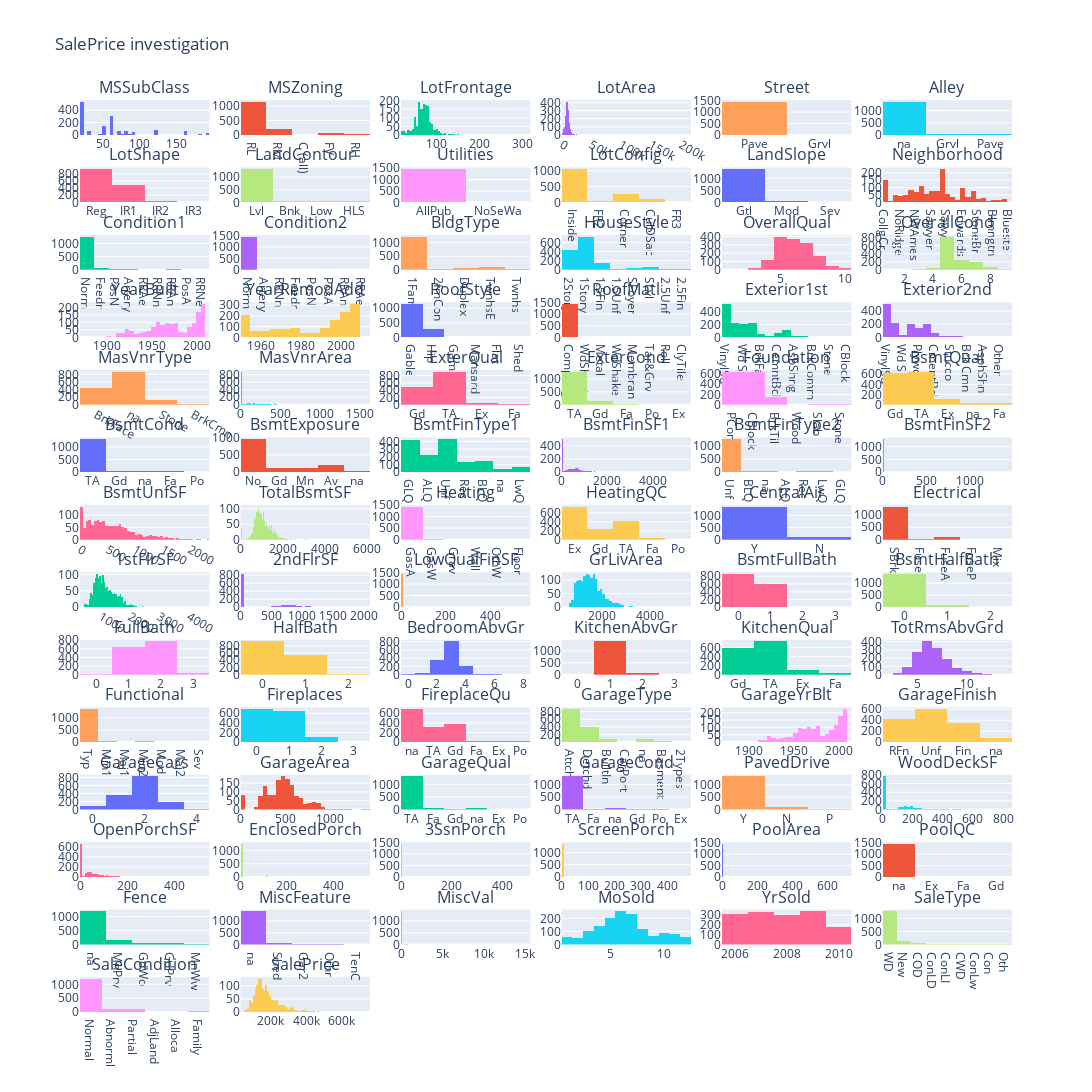

This figure's notebook cell:
### Markdown cell above
## 2. Data Exploration

### Code cell
pp.hist_matrix(dfm)

### Figure 1 — Plotly figure (JSON) as saved in the notebook; plotly's stock layout.template omitted (floating-point values rounded to 4 significant figures; data arrays with more than 128 entries replaced by an {"elided": "..."} marker saying what was removed)
{"data": [{"type": "histogram", "x": {"elided": "1460 int values"}, "xaxis": "x", "yaxis": "y"}, {"type": "histogram", "x": {"elided": "1460 str values"}, "xaxis": "x2", "yaxis": "y2"}, {"type": "histogram", "x": {"elided": "1460 float values"}, "xaxis": "x3", "yaxis": "y3"}, {"type": "histogram", "x": {"elided": "1460 int values"}, "xaxis": "x4", "yaxis": "y4"}, {"type": "histogram", "x": {"elided": "1460 str values"}, "xaxis": "x5", "yaxis": "y5"}, {"type": "histogram", "x": {"elided": "1460 str values"}, "xaxis": "x6", "yaxis": "y6"}, {"type": "histogram", "x": {"elided": "1460 str values"}, "xaxis": "x7", "yaxis": "y7"}, {"type": "histogram", "x": {"elided": "1460 str values"}, "xaxis": "x8", "yaxis": "y8"}, {"type": "histogram", "x": {"elided": "1460 str values"}, "xaxis": "x9", "yaxis": "y9"}, {"type": "histogram", "x": {"elided": "1460 str values"}, "xaxis": "x10", "yaxis": "y10"}, {"type": "histogram", "x": {"elided": "1460 str values"}, "xaxis": "x11", "yaxis": "y11"}, {"type": "histogram", "x": {"elided": "1460 str values"}, "xaxis": "x12", "yaxis": "y12"}, {"type": "histogram", "x": {"elided": "1460 str values"}, "xaxis": "x13", "yaxis": "y13"}, {"type": "histogram", "x": {"elided": "1460 str values"}, "xaxis": "x14", "yaxis": "y14"}, {"type": "histogram", "x": {"elided": "1460 str values"}, "xaxis": "x15", "yaxis": "y15"}, {"type": "histogram", "x": {"elided": "1460 str values"}, "xaxis": "x16", "yaxis": "y16"}, {"type": "histogram", "x": {"elided": "1460 int values"}, "xaxis": "x17", "yaxis": "y17"}, {"type": "histogram", "x": {"elided": "1460 int values"}, "xaxis": "x18", "yaxis": "y18"}, {"type": "histogram", "x": {"elided": "1460 int values"}, "xaxis": "x19", "yaxis": "y19"}, {"type": "histogram", "x": {"elided": "1460 int values"}, "xaxis": "x20", "yaxis": "y20"}, {"type": "histogram", "x": {"elided": "1460 str values"}, "xaxis": "x21", "yaxis": "y21"}, {"type": "histogram", "x": {"elided": "1460 str values"}, "xaxis": "x22", "yaxis": "y22"}, {"type": "histogram", "x": {"elided": "1460 str values"}, "xaxis": "x23", "yaxis": "y23"}, {"type": "histogram", "x": {"elided": "1460 str values"}, "xaxis": "x24", "yaxis": "y24"}, {"type": "histogram", "x": {"elided": "1460 str values"}, "xaxis": "x25", "yaxis": "y25"}, {"type": "histogram", "x": {"elided": "1460 float values"}, "xaxis": "x26", "yaxis": "y26"}, {"type": "histogram", "x": {"elided": "1460 str values"}, "xaxis": "x27", "yaxis": "y27"}, {"type": "histogram", "x": {"elided": "1460 str values"}, "xaxis": "x28", "yaxis": "y28"}, {"type": "histogram", "x": {"elided": "1460 str values"}, "xaxis": "x29", "yaxis": "y29"}, {"type": "histogram", "x": {"elided": "1460 str values"}, "xaxis": "x30", "yaxis": "y30"}, {"type": "histogram", "x": {"elided": "1460 str values"}, "xaxis": "x31", "yaxis": "y31"}, {"type": "histogram", "x": {"elided": "1460 str values"}, "xaxis": "x32", "yaxis": "y32"}, {"type": "histogram", "x": {"elided": "1460 str values"}, "xaxis": "x33", "yaxis": "y33"}, {"type": "histogram", "x": {"elided": "1460 int values"}, "xaxis": "x34", "yaxis": "y34"}, {"type": "histogram", "x": {"elided": "1460 str values"}, "xaxis": "x35", "yaxis": "y35"}, {"type": "histogram", "x": {"elided": "1460 int values"}, "xaxis": "x36", "yaxis": "y36"}, {"type": "histogram", "x": {"elided": "1460 int values"}, "xaxis": "x37", "yaxis": "y37"}, {"type": "histogram", "x": {"elided": "1460 int values"}, "xaxis": "x38", "yaxis": "y38"}, {"type": "histogram", "x": {"elided": "1460 str values"}, "xaxis": "x39", "yaxis": "y39"}, {"type": "histogram", "x": {"elided": "1460 str values"}, "xaxis": "x40", "yaxis": "y40"}, {"type": "histogram", "x": {"elided": "1460 str values"}, "xaxis": "x41", "yaxis": "y41"}, {"type": "histogram", "x": {"elided": "1460 str values"}, "xaxis": "x42", "yaxis": "y42"}, {"type": "histogram", "x": {"elided": "1460 int values"}, "xaxis": "x43", "yaxis": "y43"}, {"type": "histogram", "x": {"elided": "1460 int values"}, "xaxis": "x44", "yaxis": "y44"}, {"type": "histogram", "x": {"elided": "1460 int values"}, "xaxis": "x45", "yaxis": "y45"}, {"type": "histogram", "x": {"elided": "1460 int values"}, "xaxis": "x46", "yaxis": "y46"}, {"type": "histogram", "x": {"elided": "1460 int values"}, "xaxis": "x47", "yaxis": "y47"}, {"type": "histogram", "x": {"elided": "1460 int values"}, "xaxis": "x48", "yaxis": "y48"}, {"type": "histogram", "x": {"elided": "1460 int values"}, "xaxis": "x49", "yaxis": "y49"}, {"type": "histogram", "x": {"elided": "1460 int values"}, "xaxis": "x50", "yaxis": "y50"}, {"type": "histogram", "x": {"elided": "1460 int values"}, "xaxis": "x51", "yaxis": "y51"}, {"type": "histogram", "x": {"elided": "1460 int values"}, "xaxis": "x52", "yaxis": "y52"}, {"type": "histogram", "x": {"elided": "1460 str values"}, "xaxis": "x53", "yaxis": "y53"}, {"type": "histogram", "x": {"elided": "1460 int values"}, "xaxis": "x54", "yaxis": "y54"}, {"type": "histogram", "x": {"elided": "1460 str values"}, "xaxis": "x55", "yaxis": "y55"}, {"type": "histogram", "x": {"elided": "1460 int values"}, "xaxis": "x56", "yaxis": "y56"}, {"type": "histogram", "x": {"elided": "1460 str values"}, "xaxis": "x57", "yaxis": "y57"}, {"type": "histogram", "x": {"elided": "1460 str values"}, "xaxis": "x58", "yaxis": "y58"}, {"type": "histogram", "x": {"elided": "1460 float values"}, "xaxis": "x59", "yaxis": "y59"}, {"type": "histogram", "x": {"elided": "1460 str values"}, "xaxis": "x60", "yaxis": "y60"}, {"type": "histogram", "x": {"elided": "1460 int values"}, "xaxis": "x61", "yaxis": "y61"}, {"type": "histogram", "x": {"elided": "1460 int values"}, "xaxis": "x62", "yaxis": "y62"}, {"type": "histogram", "x": {"elided": "1460 str values"}, "xaxis": "x63", "yaxis": "y63"}, {"type": "histogram", "x": {"elided": "1460 str values"}, "xaxis": "x64", "yaxis": "y64"}, {"type": "histogram", "x": {"elided": "1460 str values"}, "xaxis": "x65", "yaxis": "y65"}, {"type": "histogram", "x": {"elided": "1460 int values"}, "xaxis": "x66", "yaxis": "y66"}, {"type": "histogram", "x": {"elided": "1460 int values"}, "xaxis": "x67", "yaxis": "y67"}, {"type": "histogram", "x": {"elided": "1460 int values"}, "xaxis": "x68", "yaxis": "y68"}, {"type": "histogram", "x": {"elided": "1460 int values"}, "xaxis": "x69", "yaxis": "y69"}, {"type": "histogram", "x": {"elided": "1460 int values"}, "xaxis": "x70", "yaxis": "y70"}, {"type": "histogram", "x": {"elided": "1460 int values"}, "xaxis": "x71", "yaxis": "y71"}, {"type": "histogram", "x": {"elided": "1460 str values"}, "xaxis": "x72", "yaxis": "y72"}, {"type": "histogram", "x": {"elided": "1460 str values"}, "xaxis": "x73", "yaxis": "y73"}, {"type": "histogram", "x": {"elided": "1460 str values"}, "xaxis": "x74", "yaxis": "y74"}, {"type": "histogram", "x": {"elided": "1460 int values"}, "xaxis": "x75", "yaxis": "y75"}, {"type": "histogram", "x": {"elided": "1460 int values"}, "xaxis": "x76", "yaxis": "y76"}, {"type": "histogram", "x": {"elided": "1460 int values"}, "xaxis": "x77", "yaxis": "y77"}, {"type": "histogram", "x": {"elided": "1460 str values"}, "xaxis": "x78", "yaxis": "y78"}, {"type": "histogram", "x": {"elided": "1460 str values"}, "xaxis": "x79", "yaxis": "y79"}, {"type": "histogram", "x": {"elided": "1460 int values"}, "xaxis": "x80", "yaxis": "y80"}], "layout": {"annotations": [{"font": {"size": 16}, "showarrow": false, "text": "MSSubClass", "x": 0.06944, "xanchor": "center", "xref": "paper", "y": 1, "yanchor": "bottom", "yref": "paper"}, {"font": {"size": 16}, "showarrow": false, "text": "MSZoning", "x": 0.2417, "xanchor": "center", "xref": "paper", "y": 1, "yanchor": "bottom", "yref": "paper"}, {"font": {"size": 16}, "showarrow": false, "text": "LotFrontage", "x": 0.4139, "xanchor": "center", "xref": "paper", "y": 1, "yanchor": "bottom", "yref": "paper"}, {"font": {"size": 16}, "showarrow": false, "text": "LotArea", "x": 0.5861, "xanchor": "center", "xref": "paper", "y": 1, "yanchor": "bottom", "yref": "paper"}, {"font": {"size": 16}, "showarrow": false, "text": "Street", "x": 0.7583, "xanchor": "center", "xref": "paper", "y": 1, "yanchor": "bottom", "yref": "paper"}, {"font": {"size": 16}, "showarrow": false, "text": "Alley", "x": 0.9306, "xanchor": "center", "xref": "paper", "y": 1, "yanchor": "bottom", "yref": "paper"}, {"font": {"size": 16}, "showarrow": false, "text": "LotShape", "x": 0.06944, "xanchor": "center", "xref": "paper", "y": 0.926, "yanchor": "bottom", "yref": "paper"}, {"font": {"size": 16}, "showarrow": false, "text": "LandContour", "x": 0.2417, "xanchor": "center", "xref": "paper", "y": 0.926, "yanchor": "bottom", "yref": "paper"}, {"font": {"size": 16}, "showarrow": false, "text": "Utilities", "x": 0.4139, "xanchor": "center", "xref": "paper", "y": 0.926, "yanchor": "bottom", "yref": "paper"}, {"font": {"size": 16}, "showarrow": false, "text": "LotConfig", "x": 0.5861, "xanchor": "center", "xref": "paper", "y": 0.926, "yanchor": "bottom", "yref": "paper"}, {"font": {"size": 16}, "showarrow": false, "text": "LandSlope", "x": 0.7583, "xanchor": "center", "xref": "paper", "y": 0.926, "yanchor": "bottom", "yref": "paper"}, {"font": {"size": 16}, "showarrow": false, "text": "Neighborhood", "x": 0.9306, "xanchor": "center", "xref": "paper", "y": 0.926, "yanchor": "bottom", "yref": "paper"}, {"font": {"size": 16}, "showarrow": false, "text": "Condition1", "x": 0.06944, "xanchor": "center", "xref": "paper", "y": 0.852, "yanchor": "bottom", "yref": "paper"}, {"font": {"size": 16}, "showarrow": false, "text": "Condition2", "x": 0.2417, "xanchor": "center", "xref": "paper", "y": 0.852, "yanchor": "bottom", "yref": "paper"}, {"font": {"size": 16}, "showarrow": false, "text": "BldgType", "x": 0.4139, "xanchor": "center", "xref": "paper", "y": 0.852, "yanchor": "bottom", "yref": "paper"}, {"font": {"size": 16}, "showarrow": false, "text": "HouseStyle", "x": 0.5861, "xanchor": "center", "xref": "paper", "y": 0.852, "yanchor": "bottom", "yref": "paper"}, {"font": {"size": 16}, "showarrow": false, "text": "OverallQual", "x": 0.7583, "xanchor": "center", "xref": "paper", "y": 0.852, "yanchor": "bottom", "yref": "paper"}, {"font": {"size": 16}, "showarrow": false, "text": "OverallCond", "x": 0.9306, "xanchor": "center", "xref": "paper", "y": 0.852, "yanchor": "bottom", "yref": "paper"}, {"font": {"size": 16}, "showarrow": false, "text": "YearBuilt", "x": 0.06944, "xanchor": "center", "xref": "paper", "y": 0.7781, "yanchor": "bottom", "yref": "paper"}, {"font": {"size": 16}, "showarrow": false, "text": "YearRemodAdd", "x": 0.2417, "xanchor": "center", "xref": "paper", "y": 0.7781, "yanchor": "bottom", "yref": "paper"}, {"font": {"size": 16}, "showarrow": false, "text": "RoofStyle", "x": 0.4139, "xanchor": "center", "xref": "paper", "y": 0.7781, "yanchor": "bottom", "yref": "paper"}, {"font": {"size": 16}, "showarrow": false, "text": "RoofMatl", "x": 0.5861, "xanchor": "center", "xref": "paper", "y": 0.7781, "yanchor": "bottom", "yref": "paper"}, {"font": {"size": 16}, "showarrow": false, "text": "Exterior1st", "x": 0.7583, "xanchor": "center", "xref": "paper", "y": 0.7781, "yanchor": "bottom", "yref": "paper"}, {"font": {"size": 16}, "showarrow": false, "text": "Exterior2nd", "x": 0.9306, "xanchor": "center", "xref": "paper", "y": 0.7781, "yanchor": "bottom", "yref": "paper"}, {"font": {"size": 16}, "showarrow": false, "text": "MasVnrType", "x": 0.06944, "xanchor": "center", "xref": "paper", "y": 0.7041, "yanchor": "bottom", "yref": "paper"}, {"font": {"size": 16}, "showarrow": false, "text": "MasVnrArea", "x": 0.2417, "xanchor": "center", "xref": "paper", "y": 0.7041, "yanchor": "bottom", "yref": "paper"}, {"font": {"size": 16}, "showarrow": false, "text": "ExterQual", "x": 0.4139, "xanchor": "center", "xref": "paper", "y": 0.7041, "yanchor": "bottom", "yref": "paper"}, {"font": {"size": 16}, "showarrow": false, "text": "ExterCond", "x": 0.5861, "xanchor": "center", "xref": "paper", "y": 0.7041, "yanchor": "bottom", "yref": "paper"}, {"font": {"size": 16}, "showarrow": false, "text": "Foundation", "x": 0.7583, "xanchor": "center", "xref": "paper", "y": 0.7041, "yanchor": "bottom", "yref": "paper"}, {"font": {"size": 16}, "showarrow": false, "text": "BsmtQual", "x": 0.9306, "xanchor": "center", "xref": "paper", "y": 0.7041, "yanchor": "bottom", "yref": "paper"}, {"font": {"size": 16}, "showarrow": false, "text": "BsmtCond", "x": 0.06944, "xanchor": "center", "xref": "paper", "y": 0.6301, "yanchor": "bottom", "yref": "paper"}, {"font": {"size": 16}, "showarrow": false, "text": "BsmtExposure", "x": 0.2417, "xanchor": "center", "xref": "paper", "y": 0.6301, "yanchor": "bottom", "yref": "paper"}, {"font": {"size": 16}, "showarrow": false, "text": "BsmtFinType1", "x": 0.4139, "xanchor": "center", "xref": "paper", "y": 0.6301, "yanchor": "bottom", "yref": "paper"}, {"font": {"size": 16}, "showarrow": false, "text": "BsmtFinSF1", "x": 0.5861, "xanchor": "center", "xref": "paper", "y": 0.6301, "yanchor": "bottom", "yref": "paper"}, {"font": {"size": 16}, "showarrow": false, "text": "BsmtFinType2", "x": 0.7583, "xanchor": "center", "xref": "paper", "y": 0.6301, "yanchor": "bottom", "yref": "paper"}, {"font": {"size": 16}, "showarrow": false, "text": "BsmtFinSF2", "x": 0.9306, "xanchor": "center", "xref": "paper", "y": 0.6301, "yanchor": "bottom", "yref": "paper"}, {"font": {"size": 16}, "showarrow": false, "text": "BsmtUnfSF", "x": 0.06944, "xanchor": "center", "xref": "paper", "y": 0.5561, "yanchor": "bottom", "yref": "paper"}, {"font": {"size": 16}, "showarrow": false, "text": "TotalBsmtSF", "x": 0.2417, "xanchor": "center", "xref": "paper", "y": 0.5561, "yanchor": "bottom", "yref": "paper"}, {"font": {"size": 16}, "showarrow": false, "text": "Heating", "x": 0.4139, "xanchor": "center", "xref": "paper", "y": 0.5561, "yanchor": "bottom", "yref": "paper"}, {"font": {"size": 16}, "showarrow": false, "text": "HeatingQC", "x": 0.5861, "xanchor": "center", "xref": "paper", "y": 0.5561, "yanchor": "bottom", "yref": "paper"}, {"font": {"size": 16}, "showarrow": false, "text": "CentralAir", "x": 0.7583, "xanchor": "center", "xref": "paper", "y": 0.5561, "yanchor": "bottom", "yref": "paper"}, {"font": {"size": 16}, "showarrow": false, "text": "Electrical", "x": 0.9306, "xanchor": "center", "xref": "paper", "y": 0.5561, "yanchor": "bottom", "yref": "paper"}, {"font": {"size": 16}, "showarrow": false, "text": "1stFlrSF", "x": 0.06944, "xanchor": "center", "xref": "paper", "y": 0.4821, "yanchor": "bottom", "yref": "paper"}, {"font": {"size": 16}, "showarrow": false, "text": "2ndFlrSF", "x": 0.2417, "xanchor": "center", "xref": "paper", "y": 0.4821, "yanchor": "bottom", "yref": "paper"}, {"font": {"size": 16}, "showarrow": false, "text": "LowQualFinSF", "x": 0.4139, "xanchor": "center", "xref": "paper", "y": 0.4821, "yanchor": "bottom", "yref": "paper"}, {"font": {"size": 16}, "showarrow": false, "text": "GrLivArea", "x": 0.5861, "xanchor": "center", "xref": "paper", "y": 0.4821, "yanchor": "bottom", "yref": "paper"}, {"font": {"size": 16}, "showarrow": false, "text": "BsmtFullBath", "x": 0.7583, "xanchor": "center", "xref": "paper", "y": 0.4821, "yanchor": "bottom", "yref": "paper"}, {"font": {"size": 16}, "showarrow": false, "text": "BsmtHalfBath", "x": 0.9306, "xanchor": "center", "xref": "paper", "y": 0.4821, "yanchor": "bottom", "yref": "paper"}, {"font": {"size": 16}, "showarrow": false, "text": "FullBath", "x": 0.06944, "xanchor": "center", "xref": "paper", "y": 0.4082, "yanchor": "bottom", "yref": "paper"}, {"font": {"size": 16}, "showarrow": false, "text": "HalfBath", "x": 0.2417, "xanchor": "center", "xref": "paper", "y": 0.4082, "yanchor": "bottom", "yref": "paper"}, {"font": {"size": 16}, "showarrow": false, "text": "BedroomAbvGr", "x": 0.4139, "xanchor": "center", "xref": "paper", "y": 0.4082, "yanchor": "bottom", "yref": "paper"}, {"font": {"size": 16}, "showarrow": false, "text": "KitchenAbvGr", "x": 0.5861, "xanchor": "center", "xref": "paper", "y": 0.4082, "yanchor": "bottom", "yref": "paper"}, {"font": {"size": 16}, "showarrow": false, "text": "KitchenQual", "x": 0.7583, "xanchor": "center", "xref": "paper", "y": 0.4082, "yanchor": "bottom", "yref": "paper"}, {"font": {"size": 16}, "showarrow": false, "text": "TotRmsAbvGrd", "x": 0.9306, "xanchor": "center", "xref": "paper", "y": 0.4082, "yanchor": "bottom", "yref": "paper"}, {"font": {"size": 16}, "showarrow": false, "text": "Functional", "x": 0.06944, "xanchor": "center", "xref": "paper", "y": 0.3342, "yanchor": "bottom", "yref": "paper"}, {"font": {"size": 16}, "showarrow": false, "text": "Fireplaces", "x": 0.2417, "xanchor": "center", "xref": "paper", "y": 0.3342, "yanchor": "bottom", "yref": "paper"}, {"font": {"size": 16}, "showarrow": false, "text": "FireplaceQu", "x": 0.4139, "xanchor": "center", "xref": "paper", "y": 0.3342, "yanchor": "bottom", "yref": "paper"}, {"font": {"size": 16}, "showarrow": false, "text": "GarageType", "x": 0.5861, "xanchor": "center", "xref": "paper", "y": 0.3342, "yanchor": "bottom", "yref": "paper"}, {"font": {"size": 16}, "showarrow": false, "text": "GarageYrBlt", "x": 0.7583, "xanchor": "center", "xref": "paper", "y": 0.3342, "yanchor": "bottom", "yref": "paper"}, {"font": {"size": 16}, "showarrow": false, "text": "GarageFinish", "x": 0.9306, "xanchor": "center", "xref": "paper", "y": 0.3342, "yanchor": "bottom", "yref": "paper"}, {"font": {"size": 16}, "showarrow": false, "text": "GarageCars", "x": 0.06944, "xanchor": "center", "xref": "paper", "y": 0.2602, "yanchor": "bottom", "yref": "paper"}, {"font": {"size": 16}, "showarrow": false, "text": "GarageArea", "x": 0.2417, "xanchor": "center", "xref": "paper", "y": 0.2602, "yanchor": "bottom", "yref": "paper"}, {"font": {"size": 16}, "showarrow": false, "text": "GarageQual", "x": 0.4139, "xanchor": "center", "xref": "paper", "y": 0.2602, "yanchor": "bottom", "yref": "paper"}, {"font": {"size": 16}, "showarrow": false, "text": "GarageCond", "x": 0.5861, "xanchor": "center", "xref": "paper", "y": 0.2602, "yanchor": "bottom", "yref": "paper"}, {"font": {"size": 16}, "showarrow": false, "text": "PavedDrive", "x": 0.7583, "xanchor": "center", "xref": "paper", "y": 0.2602, "yanchor": "bottom", "yref": "paper"}, {"font": {"size": 16}, "showarrow": false, "text": "WoodDeckSF", "x": 0.9306, "xanchor": "center", "xref": "paper", "y": 0.2602, "yanchor": "bottom", "yref": "paper"}, {"font": {"size": 16}, "showarrow": false, "text": "OpenPorchSF", "x": 0.06944, "xanchor": "center", "xref": "paper", "y": 0.1862, "yanchor": "bottom", "yref": "paper"}, {"font": {"size": 16}, "showarrow": false, "text": "EnclosedPorch", "x": 0.2417, "xanchor": "center", "xref": "paper", "y": 0.1862, "yanchor": "bottom", "yref": "paper"}, {"font": {"size": 16}, "showarrow": false, "text": "3SsnPorch", "x": 0.4139, "xanchor": "center", "xref": "paper", "y": 0.1862, "yanchor": "bottom", "yref": "paper"}, {"font": {"size": 16}, "showarrow": false, "text": "ScreenPorch", "x": 0.5861, "xanchor": "center", "xref": "paper", "y": 0.1862, "yanchor": "bottom", "yref": "paper"}, {"font": {"size": 16}, "showarrow": false, "text": "PoolArea", "x": 0.7583, "xanchor": "center", "xref": "paper", "y": 0.1862, "yanchor": "bottom", "yref": "paper"}, {"font": {"size": 16}, "showarrow": false, "text": "PoolQC", "x": 0.9306, "xanchor": "center", "xref": "paper", "y": 0.1862, "yanchor": "bottom", "yref": "paper"}, {"font": {"size": 16}, "showarrow": false, "text": "Fence", "x": 0.06944, "xanchor": "center", "xref": "paper", "y": 0.1122, "yanchor": "bottom", "yref": "paper"}, {"font": {"size": 16}, "showarrow": false, "text": "MiscFeature", "x": 0.2417, "xanchor": "center", "xref": "paper", "y": 0.1122, "yanchor": "bottom", "yref": "paper"}, {"font": {"size": 16}, "showarrow": false, "text": "MiscVal", "x": 0.4139, "xanchor": "center", "xref": "paper", "y": 0.1122, "yanchor": "bottom", "yref": "paper"}, {"font": {"size": 16}, "showarrow": false, "text": "MoSold", "x": 0.5861, "xanchor": "center", "xref": "paper", "y": 0.1122, "yanchor": "bottom", "yref": "paper"}, {"font": {"size": 16}, "showarrow": false, "text": "YrSold", "x": 0.7583, "xanchor": "center", "xref": "paper", "y": 0.1122, "yanchor": "bottom", "yref": "paper"}, {"font": {"size": 16}, "showarrow": false, "text": "SaleType", "x": 0.9306, "xanchor": "center", "xref": "paper", "y": 0.1122, "yanchor": "bottom", "yref": "paper"}, {"font": {"size": 16}, "showarrow": false, "text": "SaleCondition", "x": 0.06944, "xanchor": "center", "xref": "paper", "y": 0.03827, "yanchor": "bottom", "yref": "paper"}, {"font": {"size": 16}, "showarrow": false, "text": "SalePrice", "x": 0.2417, "xanchor": "center", "xref": "paper", "y": 0.03827, "yanchor": "bottom", "yref": "paper"}], "height": 2800, "showlegend": false, "title": {"text": "SalePrice investigation"}, "width": 1200, "xaxis": {"anchor": "y", "domain": [0, 0.1389]}, "xaxis10": {"anchor": "y10", "domain": [0.5167, 0.6556]}, "xaxis11": {"anchor": "y11", "domain": [0.6889, 0.8278]}, "xaxis12": {"anchor": "y12", "domain": [0.8611, 1]}, "xaxis13": {"anchor": "y13", "domain": [0, 0.1389]}, "xaxis14": {"anchor": "y14", "domain": [0.1722, 0.3111]}, "xaxis15": {"anchor": "y15", "domain": [0.3444, 0.4833]}, "xaxis16": {"anchor": "y16", "domain": [0.5167, 0.6556]}, "xaxis17": {"anchor": "y17", "domain": [0.6889, 0.8278]}, "xaxis18": {"anchor": "y18", "domain": [0.8611, 1]}, "xaxis19": {"anchor": "y19", "domain": [0, 0.1389]}, "xaxis2": {"anchor": "y2", "domain": [0.1722, 0.3111]}, "xaxis20": {"anchor": "y20", "domain": [0.1722, 0.3111]}, "xaxis21": {"anchor": "y21", "domain": [0.3444, 0.4833]}, "xaxis22": {"anchor": "y22", "domain": [0.5167, 0.6556]}, "xaxis23": {"anchor": "y23", "domain": [0.6889, 0.8278]}, "xaxis24": {"anchor": "y24", "domain": [0.8611, 1]}, "xaxis25": {"anchor": "y25", "domain": [0, 0.1389]}, "xaxis26": {"anchor": "y26", "domain": [0.1722, 0.3111]}, "xaxis27": {"anchor": "y27", "domain": [0.3444, 0.4833]}, "xaxis28": {"anchor": "y28", "domain": [0.5167, 0.6556]}, "xaxis29": {"anchor": "y29", "domain": [0.6889, 0.8278]}, "xaxis3": {"anchor": "y3", "domain": [0.3444, 0.4833]}, "xaxis30": {"anchor": "y30", "domain": [0.8611, 1]}, "xaxis31": {"anchor": "y31", "domain": [0, 0.1389]}, "xaxis32": {"anchor": "y32", "domain": [0.1722, 0.3111]}, "xaxis33": {"anchor": "y33", "domain": [0.3444, 0.4833]}, "xaxis34": {"anchor": "y34", "domain": [0.5167, 0.6556]}, "xaxis35": {"anchor": "y35", "domain": [0.6889, 0.8278]}, "xaxis36": {"anchor": "y36", "domain": [0.8611, 1]}, "xaxis37": {"anchor": "y37", "domain": [0, 0.1389]}, "xaxis38": {"anchor": "y38", "domain": [0.1722, 0.3111]}, "xaxis39": {"anchor": "y39", "domain": [0.3444, 0.4833]}, "xaxis4": {"anchor": "y4", "domain": [0.5167, 0.6556]}, "xaxis40": {"anchor": "y40", "domain": [0.5167, 0.6556]}, "xaxis41": {"anchor": "y41", "domain": [0.6889, 0.8278]}, "xaxis42": {"anchor": "y42", "domain": [0.8611, 1]}, "xaxis43": {"anchor": "y43", "domain": [0, 0.1389]}, "xaxis44": {"anchor": "y44", "domain": [0.1722, 0.3111]}, "xaxis45": {"anchor": "y45", "domain": [0.3444, 0.4833]}, "xaxis46": {"anchor": "y46", "domain": [0.5167, 0.6556]}, "xaxis47": {"anchor": "y47", "domain": [0.6889, 0.8278]}, "xaxis48": {"anchor": "y48", "domain": [0.8611, 1]}, "xaxis49": {"anchor": "y49", "domain": [0, 0.1389]}, "xaxis5": {"anchor": "y5", "domain": [0.6889, 0.8278]}, "xaxis50": {"anchor": "y50", "domain": [0.1722, 0.3111]}, "xaxis51": {"anchor": "y51", "domain": [0.3444, 0.4833]}, "xaxis52": {"anchor": "y52", "domain": [0.5167, 0.6556]}, "xaxis53": {"anchor": "y53", "domain": [0.6889, 0.8278]}, "xaxis54": {"anchor": "y54", "domain": [0.8611, 1]}, "xaxis55": {"anchor": "y55", "domain": [0, 0.1389]}, "xaxis56": {"anchor": "y56", "domain": [0.1722, 0.3111]}, "xaxis57": {"anchor": "y57", "domain": [0.3444, 0.4833]}, "xaxis58": {"anchor": "y58", "domain": [0.5167, 0.6556]}, "xaxis59": {"anchor": "y59", "domain": [0.6889, 0.8278]}, "xaxis6": {"anchor": "y6", "domain": [0.8611, 1]}, "xaxis60": {"anchor": "y60", "domain": [0.8611, 1]}, "xaxis61": {"anchor": "y61", "domain": [0, 0.1389]}, "xaxis62": {"anchor": "y62", "domain": [0.1722, 0.3111]}, "xaxis63": {"anchor": "y63", "domain": [0.3444, 0.4833]}, "xaxis64": {"anchor": "y64", "domain": [0.5167, 0.6556]}, "xaxis65": {"anchor": "y65", "domain": [0.6889, 0.8278]}, "xaxis66": {"anchor": "y66", "domain": [0.8611, 1]}, "xaxis67": {"anchor": "y67", "domain": [0, 0.1389]}, "xaxis68": {"anchor": "y68", "domain": [0.1722, 0.3111]}, "xaxis69": {"anchor": "y69", "domain": [0.3444, 0.4833]}, "xaxis7": {"anchor": "y7", "domain": [0, 0.1389]}, "xaxis70": {"anchor": "y70", "domain": [0.5167, 0.6556]}, "xaxis71": {"anchor": "y71", "domain": [0.6889, 0.8278]}, "xaxis72": {"anchor": "y72", "domain": [0.8611, 1]}, "xaxis73": {"anchor": "y73", "domain": [0, 0.1389]}, "xaxis74": {"anchor": "y74", "domain": [0.1722, 0.3111]}, "xaxis75": {"anchor": "y75", "domain": [0.3444, 0.4833]}, "xaxis76": {"anchor": "y76", "domain": [0.5167, 0.6556]}, "xaxis77": {"anchor": "y77", "domain": [0.6889, 0.8278]}, "xaxis78": {"anchor": "y78", "domain": [0.8611, 1]}, "xaxis79": {"anchor": "y79", "domain": [0, 0.1389]}, "xaxis8": {"anchor": "y8", "domain": [0.1722, 0.3111]}, "xaxis80": {"anchor": "y80", "domain": [0.1722, 0.3111]}, "xaxis81": {"anchor": "y81", "domain": [0.3444, 0.4833]}, "xaxis82": {"anchor": "y82", "domain": [0.5167, 0.6556]}, "xaxis83": {"anchor": "y83", "domain": [0.6889, 0.8278]}, "xaxis84": {"anchor": "y84", "domain": [0.8611, 1]}, "xaxis9": {"anchor": "y9", "domain": [0.3444, 0.4833]}, "yaxis": {"anchor": "x", "domain": [0.9617, 1]}, "yaxis10": {"anchor": "x10", "domain": [0.8878, 0.926]}, "yaxis11": {"anchor": "x11", "domain": [0.8878, 0.926]}, "yaxis12": {"anchor": "x12", "domain": [0.8878, 0.926]}, "yaxis13": {"anchor": "x13", "domain": [0.8138, 0.852]}, "yaxis14": {"anchor": "x14", "domain": [0.8138, 0.852]}, "yaxis15": {"anchor": "x15", "domain": [0.8138, 0.852]}, "yaxis16": {"anchor": "x16", "domain": [0.8138, 0.852]}, "yaxis17": {"anchor": "x17", "domain": [0.8138, 0.852]}, "yaxis18": {"anchor": "x18", "domain": [0.8138, 0.852]}, "yaxis19": {"anchor": "x19", "domain": [0.7398, 0.7781]}, "yaxis2": {"anchor": "x2", "domain": [0.9617, 1]}, "yaxis20": {"anchor": "x20", "domain": [0.7398, 0.7781]}, "yaxis21": {"anchor": "x21", "domain": [0.7398, 0.7781]}, "yaxis22": {"anchor": "x22", "domain": [0.7398, 0.7781]}, "yaxis23": {"anchor": "x23", "domain": [0.7398, 0.7781]}, "yaxis24": {"anchor": "x24", "domain": [0.7398, 0.7781]}, "yaxis25": {"anchor": "x25", "domain": [0.6658, 0.7041]}, "yaxis26": {"anchor": "x26", "domain": [0.6658, 0.7041]}, "yaxis27": {"anchor": "x27", "domain": [0.6658, 0.7041]}, "yaxis28": {"anchor": "x28", "domain": [0.6658, 0.7041]}, "yaxis29": {"anchor": "x29", "domain": [0.6658, 0.7041]}, "yaxis3": {"anchor": "x3", "domain": [0.9617, 1]}, "yaxis30": {"anchor": "x30", "domain": [0.6658, 0.7041]}, "yaxis31": {"anchor": "x31", "domain": [0.5918, 0.6301]}, "yaxis32": {"anchor": "x32", "domain": [0.5918, 0.6301]}, "yaxis33": {"anchor": "x33", "domain": [0.5918, 0.6301]}, "yaxis34": {"anchor": "x34", "domain": [0.5918, 0.6301]}, "yaxis35": {"anchor": "x35", "domain": [0.5918, 0.6301]}, "yaxis36": {"anchor": "x36", "domain": [0.5918, 0.6301]}, "yaxis37": {"anchor": "x37", "domain": [0.5179, 0.5561]}, "yaxis38": {"anchor": "x38", "domain": [0.5179, 0.5561]}, "yaxis39": {"anchor": "x39", "domain": [0.5179, 0.5561]}, "yaxis4": {"anchor": "x4", "domain": [0.9617, 1]}, "yaxis40": {"anchor": "x40", "domain": [0.5179, 0.5561]}, "yaxis41": {"anchor": "x41", "domain": [0.5179, 0.5561]}, "yaxis42": {"anchor": "x42", "domain": [0.5179, 0.5561]}, "yaxis43": {"anchor": "x43", "domain": [0.4439, 0.4821]}, "yaxis44": {"anchor": "x44", "domain": [0.4439, 0.4821]}, "yaxis45": {"anchor": "x45", "domain": [0.4439, 0.4821]}, "yaxis46": {"anchor": "x46", "domain": [0.4439, 0.4821]}, "yaxis47": {"anchor": "x47", "domain": [0.4439, 0.4821]}, "yaxis48": {"anchor": "x48", "domain": [0.4439, 0.4821]}, "yaxis49": {"anchor": "x49", "domain": [0.3699, 0.4082]}, "yaxis5": {"anchor": "x5", "domain": [0.9617, 1]}, "yaxis50": {"anchor": "x50", "domain": [0.3699, 0.4082]}, "yaxis51": {"anchor": "x51", "domain": [0.3699, 0.4082]}, "yaxis52": {"anchor": "x52", "domain": [0.3699, 0.4082]}, "yaxis53": {"anchor": "x53", "domain": [0.3699, 0.4082]}, "yaxis54": {"anchor": "x54", "domain": [0.3699, 0.4082]}, "yaxis55": {"anchor": "x55", "domain": [0.2959, 0.3342]}, "yaxis56": {"anchor": "x56", "domain": [0.2959, 0.3342]}, "yaxis57": {"anchor": "x57", "domain": [0.2959, 0.3342]}, "yaxis58": {"anchor": "x58", "domain": [0.2959, 0.3342]}, "yaxis59": {"anchor": "x59", "domain": [0.2959, 0.3342]}, "yaxis6": {"anchor": "x6", "domain": [0.9617, 1]}, "yaxis60": {"anchor": "x60", "domain": [0.2959, 0.3342]}, "yaxis61": {"anchor": "x61", "domain": [0.2219, 0.2602]}, "yaxis62": {"anchor": "x62", "domain": [0.2219, 0.2602]}, "yaxis63": {"anchor": "x63", "domain": [0.2219, 0.2602]}, "yaxis64": {"anchor": "x64", "domain": [0.2219, 0.2602]}, "yaxis65": {"anchor": "x65", "domain": [0.2219, 0.2602]}, "yaxis66": {"anchor": "x66", "domain": [0.2219, 0.2602]}, "yaxis67": {"anchor": "x67", "domain": [0.148, 0.1862]}, "yaxis68": {"anchor": "x68", "domain": [0.148, 0.1862]}, "yaxis69": {"anchor": "x69", "domain": [0.148, 0.1862]}, "yaxis7": {"anchor": "x7", "domain": [0.8878, 0.926]}, "yaxis70": {"anchor": "x70", "domain": [0.148, 0.1862]}, "yaxis71": {"anchor": "x71", "domain": [0.148, 0.1862]}, "yaxis72": {"anchor": "x72", "domain": [0.148, 0.1862]}, "yaxis73": {"anchor": "x73", "domain": [0.07398, 0.1122]}, "yaxis74": {"anchor": "x74", "domain": [0.07398, 0.1122]}, "yaxis75": {"anchor": "x75", "domain": [0.07398, 0.1122]}, "yaxis76": {"anchor": "x76", "domain": [0.07398, 0.1122]}, "yaxis77": {"anchor": "x77", "domain": [0.07398, 0.1122]}, "yaxis78": {"anchor": "x78", "domain": [0.07398, 0.1122]}, "yaxis79": {"anchor": "x79", "domain": [0, 0.03827]}, "yaxis8": {"anchor": "x8", "domain": [0.8878, 0.926]}, "yaxis80": {"anchor": "x80", "domain": [0, 0.03827]}, "yaxis81": {"anchor": "x81", "domain": [0, 0.03827]}, "yaxis82": {"anchor": "x82", "domain": [0, 0.03827]}, "yaxis83": {"anchor": "x83", "domain": [0, 0.03827]}, "yaxis84": {"anchor": "x84", "domain": [0, 0.03827]}, "yaxis9": {"anchor": "x9", "domain": [0.8878, 0.926]}}}
